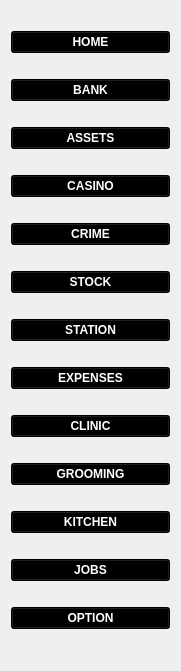
   <widget class="QWidget" name="verticalLayoutWidget">
    <property name="geometry">
     <rect>
      <x>0</x>
      <y>0</y>
      <width>181</width>
      <height>671</height>
     </rect>
    </property>
    <layout class="QVBoxLayout" name="verticalLayout">
     <item>
      <widget class="QPushButton" name="homePageButton">
       <property name="styleSheet">
        <string notr="true">background-color: black;
color: white;
font-weight: bold;</string>
       </property>
       <property name="text">
        <string>HOME</string>
       </property>
      </widget>
     </item>
     <item>
      <widget class="QPushButton" name="bankPageButton">
       <property name="styleSheet">
        <string notr="true">background-color: black;
color: white;
font-weight: bold;</string>
       </property>
       <property name="text">
        <string>BANK</string>
       </property>
      </widget>
     </item>
     <item>
      <widget class="QPushButton" name="assetsPageButton">
       <property name="styleSheet">
        <string notr="true">background-color: black;
color: white;
font-weight: bold;</string>
       </property>
       <property name="text">
        <string>ASSETS</string>
       </property>
      </widget>
     </item>
     <item>
      <widget class="QPushButton" name="casinoPageButton">
       <property name="styleSheet">
        <string notr="true">background-color: black;
color: white;
font-weight: bold;</string>
       </property>
       <property name="text">
        <string>CASINO</string>
       </property>
      </widget>
     </item>
     <item>
      <widget class="QPushButton" name="crimePageButton">
       <property name="styleSheet">
        <string notr="true">background-color: black;
color: white;
font-weight: bold;</string>
       </property>
       <property name="text">
        <string>CRIME</string>
       </property>
      </widget>
     </item>
     <item>
      <widget class="QPushButton" name="stockPageButton">
       <property name="styleSheet">
        <string notr="true">background-color: black;
color: white;
font-weight: bold;</string>
       </property>
       <property name="text">
        <string>STOCK</string>
       </property>
      </widget>
     </item>
     <item>
      <widget class="QPushButton" name="stationPageButton">
       <property name="styleSheet">
        <string notr="true">background-color: black;
color: white;
font-weight: bold;</string>
       </property>
       <property name="text">
        <string>STATION</string>
       </property>
      </widget>
     </item>
     <item>
      <widget class="QPushButton" name="expensesPageButton">
       <property name="styleSheet">
        <string notr="true">background-color: black;
color: white;
font-weight: bold;</string>
       </property>
       <property name="text">
        <string>EXPENSES</string>
       </property>
      </widget>
     </item>
     <item>
      <widget class="QPushButton" name="clinicPageButton">
       <property name="styleSheet">
        <string notr="true">background-color: black;
color: white;
font-weight: bold;</string>
       </property>
       <property name="text">
        <string>CLINIC</string>
       </property>
      </widget>
     </item>
     <item>
      <widget class="QPushButton" name="groomingPageButton">
       <property name="styleSheet">
        <string notr="true">background-color: black;
color: white;
font-weight: bold;</string>
       </property>
       <property name="text">
        <string>GROOMING</string>
       </property>
      </widget>
     </item>
     <item>
      <widget class="QPushButton" name="kitchenPageButton">
       <property name="styleSheet">
        <string notr="true">background-color: black;
color: white;
font-weight: bold;</string>
       </property>
       <property name="text">
        <string>KITCHEN</string>
       </property>
      </widget>
     </item>
     <item>
      <widget class="QPushButton" name="jobsPageButton">
       <property name="styleSheet">
        <string notr="true">background-color: black;
color: white;
font-weight: bold;</string>
       </property>
       <property name="text">
        <string>JOBS</string>
       </property>
      </widget>
     </item>
     <item>
      <widget class="QPushButton" name="optionPageButton">
       <property name="styleSheet">
        <string notr="true">background-color: black;
color: white;
font-weight: bold;</string>
       </property>
       <property name="text">
        <string>OPTION</string>
       </property>
      </widget>
     </item>
    </layout>
   </widget>
